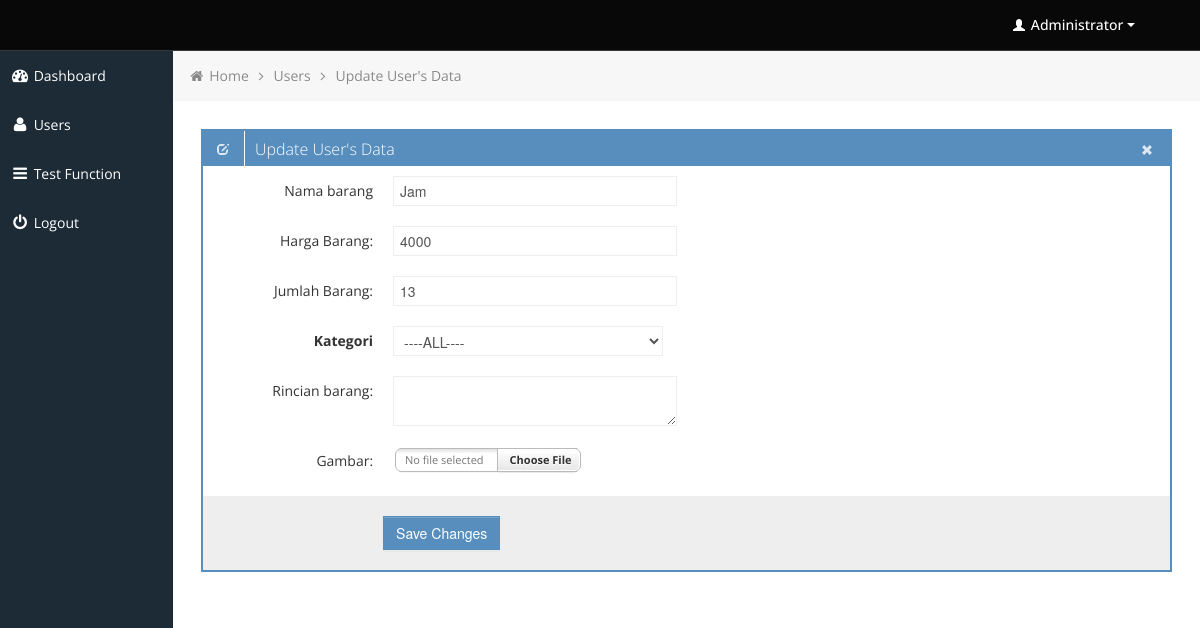
The app's page /admin/edit_data.php?uID=6 (signed in) with its own data.
### tables this page shows
CREATE TABLE `barang` (
  `id_brg` int(11) NOT NULL,
  `nama_barang` varchar(50) NOT NULL,
  `harga_barang` varchar(50) NOT NULL,
  `jml_barang` int(11) NOT NULL,
  `rincian_barang` varchar(200) NOT NULL,
  `gambar` text NOT NULL,
  `nm_kategori` varchar(20) NOT NULL
);

### admin/edit_data.php (the view, shortened to what this page needs)
<?php
$berID = $_GET['uID'];
	include('includes/connection.php');
	$sql ="SELECT * FROM barang where id_brg = '$berID' ";
	$result = mysqli_query($kon,$sql);
	while ($row = mysqli_fetch_array($result))
	{
		$namabrg = $row['nama_barang'];
		$hargabrg = $row['harga_barang'];
		$jmlbrg = $row['jml_barang'];
		$rincianbrg = $row['rincian_barang'];
	}
?>
			<div class="row-fluid sortable">
				<div class="box span12">
					<div class="box-header" data-original-title>
						<h2><i class="halflings-icon white edit"></i><span class="break"></span>Update User's Data</h2>
						<div class="box-icon">
							<a href="users.php" class="btn-close"><i class="halflings-icon white remove"></i></a>
						</div>
					</div>
					<div class="box-content">
						<form class="form-horizontal" method="post" action="update_data.php" enctype="multipart/form-data">
							<fieldset>
							  <div class="control-group">
								<label class="control-label" for="focusedInput">Nama barang</label>
								<div class="controls">
								  <input class="input-xlarge focused" name="namabrg" id="focusedInput" type="text" value="<?php echo $namabrg; ?>">
								</div>
							  </div>
							  <div class="control-group">
								<label class="control-label" for="focusedInput">Harga Barang:</label>
								<div class="controls">
								  <input class="input-xlarge focused" name="hargabrg" id="focusedInput" type="text" value="<?php echo $hargabrg; ?>">
								</div>
							  </div>
							  <div class="control-group">
								<label class="control-label" for="focusedInput">Jumlah Barang:</label>
								<div class="controls">
								  <input class="input-xlarge focused" name="jmlbrg" id="focusedInput" type="text" value="<?php echo $jmlbrg; ?>">
								</div>
							  </div>
							  <div class="control-group">
								<label class="control-label" for="focusedInput"><strong>Kategori</strong></label>
								<div class="controls">
								  <select class="input-xlarge focused" name="kategori" id="focusedInput" type="text">
								  	<option value="">----ALL----</option>
								  </select>
								</div>
							  </div>
							  <div class="control-group">
								<label class="control-label" for="focusedInput">Rincian barang:</label>
								<div class="controls">
								  <textarea class="input-xlarge focused" name="rincianbrg" id="focusedInput" type="text" value="<?php echo $rincianbrg; ?>"></textarea>
								</div>
							  </div>
							  <div class="control-group">
								<label class="control-label" for="focusedInput">Gambar:</label>
								<div class="controls">
								</div>
							  </div>
							  <div class="form-actions">
								<button type="submit" onclick="return confirmUpdate()" class="btn btn-primary">Save Changes</button>
							  </div>
							</fieldset>
						</form>
					</div>
				</div>
			</div>

### admin/css/style.css (style rules this page uses)
body { background: #F5F5F5; color: #333; border: none; font-family: 'Open Sans', sans-serif; font-weight: 400; }
a { color: #646464; }
h2 { font-size: 16px; line-height: 16px; }
.box { border: 2px solid #578EBE; background: #fff !important; margin-bottom: 28px; }
.box-header { height: 16px; font-size: 16px; line-height: 16px; padding: 10px; background: #578EBE; -webkit-box-shadow: none; -moz-box-shadow: none; box-shadow: none; overflow: hidden; }
.box-header h2 { float:left; margin-top: 0px; font-weight: 300; }
.box-header .box-icon, .box-header h2 { color:#fff; }
.box-header h2 i { margin: 0px 3px 0px 4px; opacity: .8; filter: alpha(opacity=80); -ms-filter:"progid:DXImageTransform.Microsoft.Alpha(Opacity=80)"; }
.box-header .box-icon { float:right; margin-top: 1px; }
.box-header .box-icon i { -webkit-transition: all 0.1s ease-in-out; -moz-transition: all 0.1s ease-in-out; -o-transition: all 0.1s ease-in-out; -ms-transition: all 0.1s ease-in-out; transition: all 0.1s ease-in-out; opacity: .8; filter: alpha(opacity=80); -ms-filter:"progid:DXImageTransform.Microsoft.Alpha(Opacity=80)"; }
.box-header .box-icon a { margin: 0px 5px; }
.box-content { position: relative; z-index: 50; margin-top: -1px; padding: 10px; background: #fff !important; }
.form-actions { padding: 19px 20px 20px; margin: 20px -10px -30px -10px; background-color: #eee; border-top: 1px solid #eee; *zoom: 1; }
.form-actions:before, .form-actions:after { display: table; line-height: 0; content: ""; }
.form-actions:after { clear: both; }
.btn { display: inline-block; padding: 6px 12px; margin-bottom: 0; font-size: 14px; font-weight: 500; line-height: 20px; text-align: center; white-space: nowrap; vertical-align: middle; cursor: pointer; border: 1px solid #a7a9aa; -webkit-border-radius: 0px !important; border-radius: 0px !important; }
.btn { color: #ffffff; background-color: #a7a9aa; border-color: #a7a9aa; background-image: none; filter: none; text-shadow: none; }
.btn-primary { background-color: #578EBE; border-color: #578EBE; }

### admin/css/halflings.css (style rules this page uses)
html, html .halflings { -webkit-font-smoothing: antialiased !important; }
.halflings-icon { display: inline-block; width: 14px; height: 14px; line-height: 14px; vertical-align: text-top; background-image: url(../img/glyphicons_halflings.svg); background-position: 0 0; background-repeat: no-repeat; vertical-align: top; *display: inline; *zoom: 1; *margin-right: .3em; }
.halflings-icon.white { background-image: url(../img/glyphicons_halflings-white.svg); }
.halflings-icon.remove { background-position: -312px 0; }
.halflings-icon.edit { background-position: -96px -72px; }

### records on screen
barang: namabrg "Jam", hargabrg "4000", jmlbrg "13"
